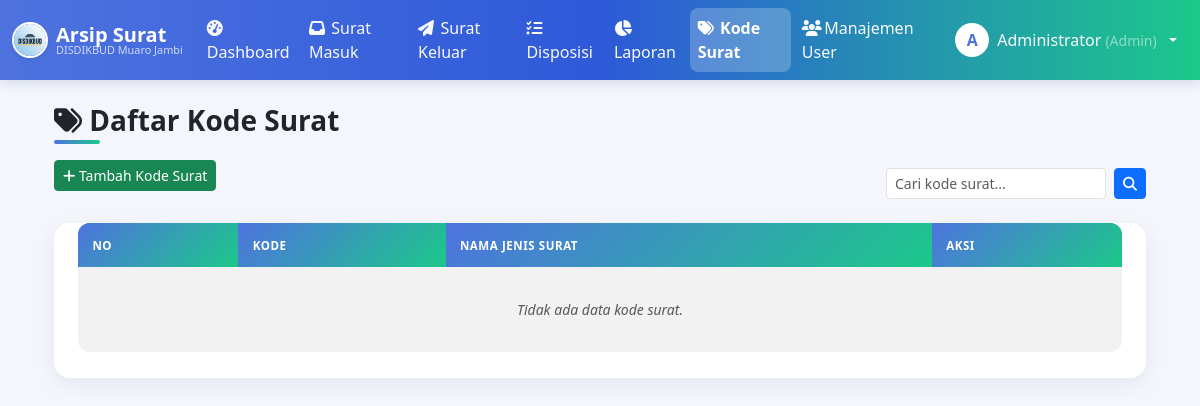
Page /admin/kode_surat.php (signed in) on the earlier database version.
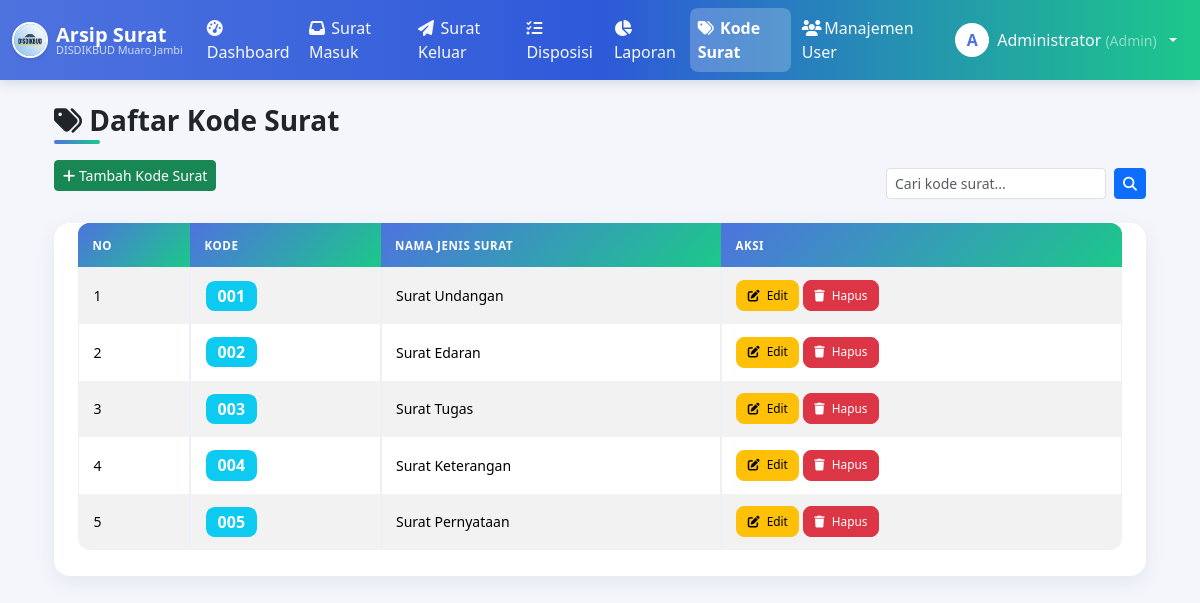
Same page on the later database version.
### tables this page shows
CREATE TABLE `kode_surat` (
  `id` int(11) NOT NULL,
  `kode` varchar(10) NOT NULL,
  `nama` varchar(100) NOT NULL
);

### includes/auth.php (called while the page is built, shortened)
<?php
function getRoleLabel($role) {
    $labels = [
        'admin'      => 'Admin',
        'pimpinan'   => 'Pimpinan',
        'tata_usaha' => 'Tata Usaha',
    ];
    return isset($labels[$role]) ? $labels[$role] : ucfirst($role);
}
?>

### admin/kode_surat.php (the view, shortened to what this page needs)
<?php
include "../includes/auth.php";
include "../includes/db.php";
$q = isset($_GET['q']) ? mysqli_real_escape_string($conn, $_GET['q']) : "";
if ($q) {
    $sql = "SELECT * FROM kode_surat WHERE kode LIKE '%$q%' OR nama LIKE '%$q%' ORDER BY kode ASC";
} else {
    $sql = "SELECT * FROM kode_surat ORDER BY kode ASC";
}
$kode_surat = mysqli_query($conn, $sql);
?>
<?php include "../includes/header.php"; ?>
<div class="container mt-4">
  <h3 class="fw-bold mb-3"><i class="fa fa-tags"></i> Daftar Kode Surat</h3>
  <div class="d-flex justify-content-between mb-3">
    <a href="kode_surat_tambah.php" class="btn btn-success btn-sm mb-3">
      <i class="fa fa-plus"></i> Tambah Kode Surat
    </a>
    <form class="d-flex align-items-center" method="get" action="">
      <input type="text" name="q" value="<?= htmlspecialchars($q); ?>"
            class="form-control form-control-sm me-2"
            placeholder="Cari kode surat..." style="max-width:220px;">
      <button class="btn btn-sm btn-primary" type="submit">
        <i class="fa fa-search"></i>
      </button>
    </form>
  </div>
  <div class="card shadow-sm">
    <div class="card-body">
      <table class="table table-bordered table-striped align-middle">
        <thead class="text-white" style="background: linear-gradient(90deg, #1cc88a, #36b9cc);">
          <tr>
            <th>No</th>
            <th>Kode</th>
            <th>Nama Jenis Surat</th>
            <th>Aksi</th>
          </tr>
        </thead>
        <tbody>
          <?php if (mysqli_num_rows($kode_surat) > 0): ?>
            <?php $no=1; while($row=mysqli_fetch_assoc($kode_surat)): ?>
            <tr>
              <td><?= $no++; ?></td>
              <td><span class="badge bg-info fs-6"><?= htmlspecialchars($row['kode']); ?></span></td>
              <td><?= htmlspecialchars($row['nama']); ?></td>
              <td>
                <a href="kode_surat_edit.php?id=<?= $row['id']; ?>" class="btn btn-sm btn-warning">
                  <i class="fa fa-edit"></i> Edit
                </a>
                <a href="kode_surat_hapus.php?id=<?= $row['id']; ?>"
                   onclick="return confirm('Yakin hapus kode surat ini?');"
                   class="btn btn-sm btn-danger">
                  <i class="fa fa-trash"></i> Hapus
                </a>
              </td>
            </tr>
            <?php endwhile; ?>
          <?php else: ?>
            <tr>
              <td colspan="4" class="text-center text-muted">Tidak ada data kode surat.</td>
            </tr>
          <?php endif; ?>
        </tbody>
      </table>
    </div>
  </div>
</div>
<?php include "../includes/footer.php"; ?>

### includes/header.php (shortened to what this page needs)
<?php
$app_root = str_replace('\\', '/', dirname(dirname(__FILE__)));
$base_url = rtrim(str_replace($_SERVER['DOCUMENT_ROOT'], '', $app_root), '/');
$nama_user = $_SESSION['nama'];
$inisial   = strtoupper(substr(trim($nama_user), 0, 1));
$label     = getRoleLabel($_SESSION['role']);
?>
<!DOCTYPE html>
<html lang="id">
<head>
  <link href="https://cdn.jsdelivr.net/npm/bootstrap@5.3.2/dist/css/bootstrap.min.css" rel="stylesheet">
  <link rel="stylesheet" href="https://cdnjs.cloudflare.com/ajax/libs/font-awesome/6.4.0/css/all.min.css">
  <link rel="stylesheet" href="<?= $base_url ?>/assets/css/style.css">
</head>
<body>
<nav class="navbar navbar-expand-lg navbar-dark navbar-custom sticky-top">
  <div class="container-fluid">
    <a class="navbar-brand d-flex align-items-center" href="<?= $base_url ?>/admin/index.php">
      <img src="<?= $base_url ?>/images.jpg" alt="Logo" width="36" height="36" class="rounded-circle me-2 border border-2 border-white shadow-sm">
      <span class="lh-1">
        <span class="d-block fw-bold">Arsip Surat</span>
        <small class="brand-sub d-block" style="font-size:.68rem;">DISDIKBUD Muaro Jambi</small>
      </span>
    </a>
    <div class="collapse navbar-collapse" id="navbarNav">
      <ul class="navbar-nav mx-auto mb-2 mb-lg-0">
        <li class="nav-item">
          <a class="nav-link <?= basename($_SERVER['PHP_SELF'])=='index.php'?'active':'' ?>" href="<?= $base_url ?>/admin/index.php"><i class="fa fa-gauge-high"></i>Dashboard</a>
        </li>
        <li class="nav-item">
          <a class="nav-link <?= basename($_SERVER['PHP_SELF'])=='surat_masuk.php'?'active':'' ?>" href="<?= $base_url ?>/admin/surat_masuk.php"><i class="fa fa-inbox"></i>Surat Masuk</a>
        </li>
        <li class="nav-item">
          <a class="nav-link <?= basename($_SERVER['PHP_SELF'])=='surat_keluar.php'?'active':'' ?>" href="<?= $base_url ?>/admin/surat_keluar.php"><i class="fa fa-paper-plane"></i>Surat Keluar</a>
        </li>
        <li class="nav-item">
          <a class="nav-link <?= basename($_SERVER['PHP_SELF'])=='disposisi.php'?'active':'' ?>" href="<?= $base_url ?>/admin/disposisi.php"><i class="fa fa-tasks"></i>Disposisi</a>
        </li>
        <li class="nav-item">
          <a class="nav-link <?= basename($_SERVER['PHP_SELF'])=='laporan.php'?'active':'' ?>" href="<?= $base_url ?>/admin/laporan.php"><i class="fa fa-chart-pie"></i>Laporan</a>
        </li>
        <li class="nav-item">
          <a class="nav-link <?= basename($_SERVER['PHP_SELF'])=='kode_surat.php'?'active':'' ?>" href="<?= $base_url ?>/admin/kode_surat.php"><i class="fa fa-tags"></i>Kode Surat</a>
        </li>
        <li class="nav-item">
          <a class="nav-link <?= basename($_SERVER['PHP_SELF'])=='users.php'?'active':'' ?>" href="<?= $base_url ?>/admin/users.php"><i class="fa fa-users"></i>Manajemen User</a>
        </li>
      </ul>
      <ul class="navbar-nav ms-lg-3">
        <li class="nav-item dropdown">
          <a class="nav-link dropdown-toggle d-flex align-items-center gap-2" href="#" id="userDropdown" role="button" data-bs-toggle="dropdown" aria-expanded="false">
            <span class="avatar"><?= htmlspecialchars($inisial); ?></span>
            <span><?= htmlspecialchars($nama_user); ?> <small class="text-white-50">(<?= $label; ?>)</small></span>
          </a>
        </li>
      </ul>
    </div>
  </div>
</nav>
<div class="container mt-4">

### includes/footer.php (shortened to what this page needs)
</div>
</body>
</html>

### assets/css/style.css (style rules this page uses)
.card { border: none; border-radius: 1rem; box-shadow: 0 .4rem 1.2rem rgba(30, 60, 114, .08) !important; }
.card > .card-body { padding: 1.4rem 1.5rem 1.6rem; }
.card > .card-body:has(> table) { max-height: 68vh; overflow: auto; -webkit-overflow-scrolling: touch; padding-top: 0; }
.container h3.fw-bold { position: relative; display: inline-block; padding-bottom: .4rem; margin-bottom: 1.2rem; }
.container h3.fw-bold::after { content: ''; position: absolute; left: 0; bottom: 0; width: 46px; height: 4px; border-radius: 4px; background: linear-gradient(90deg, #4e73df, #1cc88a); }
.table.table-bordered.table-striped { border-collapse: separate; border-spacing: 0; border-radius: .75rem; margin-bottom: 0; background-color: #fff; }
.table.table-bordered.table-striped thead { background: linear-gradient(135deg, #4e73df 0%, #1cc88a 100%) !important; }
.table.table-bordered.table-striped thead th { background-color: #4e73df !important; background-image: linear-gradient(135deg, #4e73df 0%, #1cc88a 100%); color: #fff !important; font-weight: 600; font-size: .72rem; text-transform: uppercase; letter-spacing: .05em; padding: .85rem .9rem; border: none; white-space: nowrap; vertical-align: middle; position: sticky; top: 0; z-index: 3; }
.table.table-bordered.table-striped thead th:first-child { border-top-left-radius: .75rem; }
.table.table-bordered.table-striped thead th:last-child { border-top-right-radius: .75rem; }
.table.table-bordered.table-striped tbody tr:last-child td:first-child { border-bottom-left-radius: .75rem; }
.table.table-bordered.table-striped tbody tr:last-child td:last-child { border-bottom-right-radius: .75rem; }
.table.table-bordered.table-striped tbody td { padding: .8rem .9rem; font-size: .875rem; vertical-align: middle; border-color: #edf0f6; }
.table.table-bordered.table-striped tbody tr:nth-of-type(odd) { background-color: #f9fafd; }
.table.table-bordered.table-striped tbody tr { transition: background-color .15s ease; }
.badge { font-size: .72rem; font-weight: 600; padding: .45em .75em; border-radius: .55rem; }
.badge.bg-info { background: #0dcaf0 !important; }
.table .btn { font-size: .74rem; font-weight: 500; border-radius: .5rem; padding: .35rem .65rem; white-space: nowrap; }
.table .btn i { margin-right: .25rem; }
.table.table-bordered.table-striped tbody tr td[colspan] { padding: 2rem; font-style: italic; color: #94a3b8; }

### includes/header.php (style rules this page uses)
body { background-color: #f4f6fb; font-family: 'Segoe UI', Tahoma, Geneva, Verdana, sans-serif; }
.navbar-custom { background: linear-gradient(90deg, #4e73df 0%, #2e59d9 50%, #1cc88a 100%); box-shadow: 0 2px 12px rgba(30, 60, 114, .18); }
.navbar-custom .navbar-brand { color: #fff !important; }
.navbar-custom .navbar-brand .brand-sub { color: rgba(255,255,255,.75); }
.navbar-custom .nav-link { color: #f8f9fc !important; font-weight: 500; padding: .5rem .8rem; margin-right: .2rem; border-radius: .5rem; transition: background-color .2s ease, color .2s ease; }
.navbar-custom .nav-link i { margin-right: .4rem; width: 1rem; text-align: center; }
.navbar-custom .nav-link.active { background: rgba(255,255,255,.22); color: #fff !important; font-weight: 600; }
.avatar { width: 34px; height: 34px; display: inline-flex; align-items: center; justify-content: center; background: #fff; color: #4e73df; font-weight: 700; font-size: 1rem; border-radius: 50%; }

Differences in the rows shown:
added kode_surat: kode "001", nama "Surat Undangan"
added kode_surat: kode "002", nama "Surat Edaran"
added kode_surat: kode "003", nama "Surat Tugas"
added kode_surat: kode "004", nama "Surat Keterangan"
added kode_surat: kode "005", nama "Surat Pernyataan"
Other differences:
text no longer shown: "Tidak ada data kode surat."
